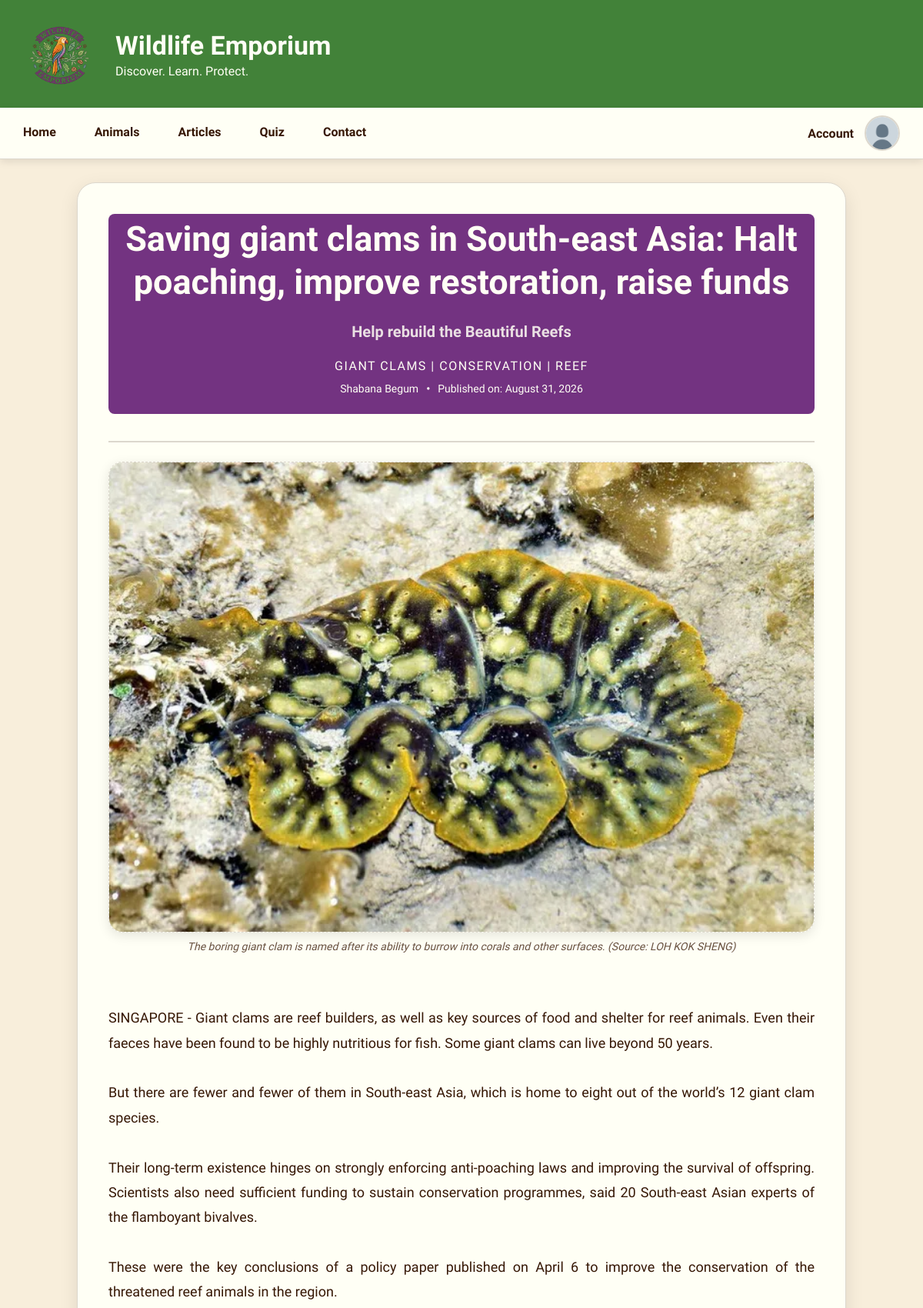
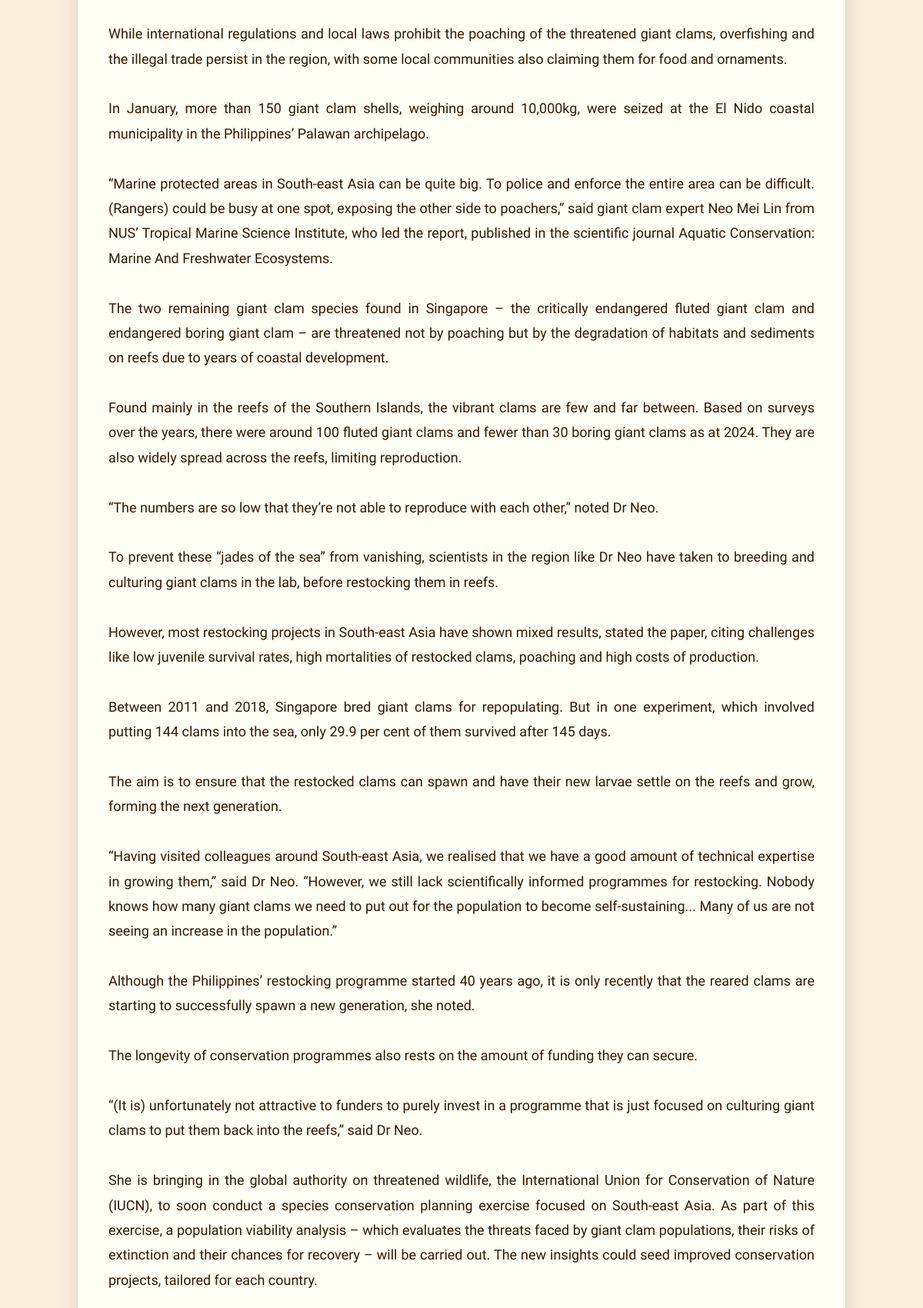
Screenshot of /articles/details.php?id=29 (upper part) with the database file from the repository (2 pictures, top to bottom).
### tables this page shows
CREATE TABLE IF NOT EXISTS `articles` (
  `article_id` int NOT NULL AUTO_INCREMENT,
  `title` varchar(255) NOT NULL,
  `subheading` varchar(255) NOT NULL,
  `author` varchar(100) NOT NULL,
  `keywords` varchar(255) NOT NULL,
  `summary` text NOT NULL,
  `content` longtext NOT NULL,
  `image_name` varchar(255) NOT NULL,
  `image_caption` varchar(255) NOT NULL,
  `image_name2` varchar(255) DEFAULT NULL,
  `image_caption2` varchar(255) DEFAULT NULL,
  `creation_at` timestamp NOT NULL DEFAULT CURRENT_TIMESTAMP,
  PRIMARY KEY (`article_id`)
);

### articles/details.php (the view, shortened to what this page needs)
<?php
require_once("../includes/database.php");
if(isset($_GET['id']) && is_numeric($_GET['id'])){
    $article_id = (int)$_GET['id'];
}
$query_main = "SELECT article_id, title, subheading, author,keywords, summary, content, image_name, image_caption, image_name2, image_caption2, creation_at
               FROM articles WHERE article_id = ?";
$statement_main = mysqli_prepare($connection, $query_main);
mysqli_stmt_bind_param($statement_main, "i", $article_id);
mysqli_stmt_execute($statement_main);
mysqli_stmt_bind_result($statement_main, $article_id, $title, $subheading, $author, $keywords, $summary, $content, $image_name, $image_caption,$image_name2, $image_caption2, $creation_at );
if(mysqli_stmt_fetch($statement_main)){
    $main_article = [
        'article_id' => $article_id,
        'title'      => $title,
        'subheading' => $subheading,
        'author'     => $author,
        'keywords'   => $keywords,
        'summary'    => $summary,
        'content'    => $content,
        'image_name' => $image_name,
        'image_caption' => $image_caption,
        'image_name2'=> $image_name2,
        'image_caption2' => $image_caption2,
        'creation_at' => $creation_at
    ];
}
?>
<!DOCTYPE html>
<html lang="en">
<head>
    <link rel="stylesheet" href="../css/style.css">
    <link rel="stylesheet" href="../css/articles.css">
</head>
<body>
<?php include("../includes/header.php"); ?>
<?php include("../includes/navigation.php"); ?>
<main>
<div class="article-pg-frame">
<div class="article-main-column">
    <header class="article-pg-header">
        <h1 class="article-pg-title"><?php echo htmlspecialchars($main_article['title']); ?></h1>
        <h3 class="article-pg-subheading"><?php echo htmlspecialchars($main_article['subheading']); ?></h3>
         <?php if (!empty($main_article['keywords'])): ?>
        <span class="article-keywords">
            <?php
            $keywords_array = array_map('trim', explode(',', $main_article['keywords']));
            echo htmlspecialchars(implode(' | ', $keywords_array));
            ?>
        </span>
    <?php endif; ?>
    <br>
        <div class="article-details">
            <span class="article-author"><?php echo htmlspecialchars($main_article['author']); ?></span>
           <span class="details-divider">•</span>
            <span class="article-date">Published on: <?php echo date("F j, Y", strtotime($main_article['creation_at'])); ?></span>
        </div>
    </header>
    <?php if (!empty($main_article['image_name'])): ?>
    <figure class="article-pg-img1">
        <img src="../images/articles/<?php echo htmlspecialchars($main_article['image_name']); ?>"
        alt="<?php echo htmlspecialchars($main_article['image_caption']); ?>">
        <?php if (!empty($main_article['image_caption'])): ?>
        <figcaption class="img1-caption"><?php echo htmlspecialchars($main_article['image_caption']); ?></figcaption>
        <?php endif; ?>
    </figure>
    <?php endif; ?>
<br>
    <article class="article-pg-content">
    <?php echo nl2br(htmlspecialchars($main_article['content'])); ?>
<br><br>
    </article>
</div>
<br>
</div>
</main>
</body>
</html>

### css/style.css (style rules this page uses)
* { margin: 0; padding: 0; box-sizing: border-box; }
:root { --background: rgb(245, 240, 230); --text: rgb(54, 23, 5); --dark-green: rgb(66, 130, 57); --light-green: rgb(123, 182, 98); --gold: rgb(251, 177, 73); --orange: rgb(245, 128, 36); --dark-purple: rgb(115, 51, 129); --light-purple: rgb(153, 79, 178); --card: rgb(255, 255, 245); --card-background: rgb(248, 238, 219); --border: rgb(220, 215, 205); --shadow: rgba(0, 0, 0, 0.10); }
body { font-family: "Work Sans", sans-serif; background-color: var(--background); color: var(--text); overflow-x: hidden; }
header { background-color: var(--dark-green); color: var(--card); }
main { min-height: 600px; padding: 30px; width: 100%; }

### css/articles.css (style rules this page uses)
body { background-color: var(--card-background); }
.article-pg-frame { max-width:1000px; width: 100%; margin: 0 auto; padding: 40px; background-color: var(--card); border: 1px solid var(--border); border-radius: 24px; box-shadow: 0 8px 25px var(--shadow); box-sizing: border-box; }
.article-main-column { max-width: 1000px; margin: 0 auto; }
.article-pg-header { text-align:center; margin-bottom: 35px; padding-bottom: 25px; border-radius: 8px; background-color: var(--dark-purple); }
.article-pg-title { padding: 5px 5px; font-size: 45px; font-weight: 800px; line-height: 1.25; margin-bottom: 15px; }
.article-pg-subheading { font-size: 20px; opacity: 0.85; line-height: 1; margin-bottom: 20px; padding: 5px 5px; }
.article-keywords { display: inline-block; font-size:16px; text-transform: uppercase; letter-spacing: 1.5px; margin-bottom: 12px; }
.article-details { font-size: 14px; color: var(--card); display: flex; justify-content: center; align-items: center; gap: 10px; }
.details-divider { color: var (--card); font-weight: bold; }
.article-pg-img1, .article-pg-img2 { margin: 30px 0; width: 100%; height: auto; align-items: center; display: flex; flex-direction: column; }
.article-pg-img1 img, .article-pg-img2 img { width: 100%; object-fit: cover; border-radius: 18px; border: 1px dashed var(--border); box-shadow: 0 4px 15px var(--shadow); display:block; }
.article-pg-img1 { padding-top: 25px; border-top: 2px solid var(--border); }
.img1-caption, .img2-caption { margin-top: 10px; font-size: 14px; color: var(--text); opacity: 0.75; font-style: italic; }
.article-pg-content { font-size: 18px; line-height: 1.8; color: var(--text); margin-top: 20px; text-align: justify; }

### rows the page displays
articles: title "Saving giant clams in South-east Asia: Halt poaching, improve restoration, raise funds", subheading "Help rebuild the Beautiful Reefs", keywords "GIANT CLAMS | CONSERVATION | REEF", author "Shabana Begum", creation_at "August 31, 2026", image_name (picture), image_caption "The boring giant clam is named after its ability to burrow into corals and other surfaces. (Source: LOH KOK SHENG)", content "SINGAPORE - Giant clams are reef builders, as well as key sources of food and shelter for reef animals. Even their faeces have been found to be highly nutritious for fish. Some giant clams can live beyond 50 years. But there are fewer and fewer of them in South-east Asia, which is home to eight out of the world’s 12 giant clam species. Their long-term existence hinges on strongly enforcing anti-poaching laws and improving the survival of offspring. Scientists also need sufficient funding to sustain conservation programmes, said 20 South-east Asian experts of the flamboyant bivalves. These were the key conclusions of a policy paper published on April 6 to improve the conservation of the…"
